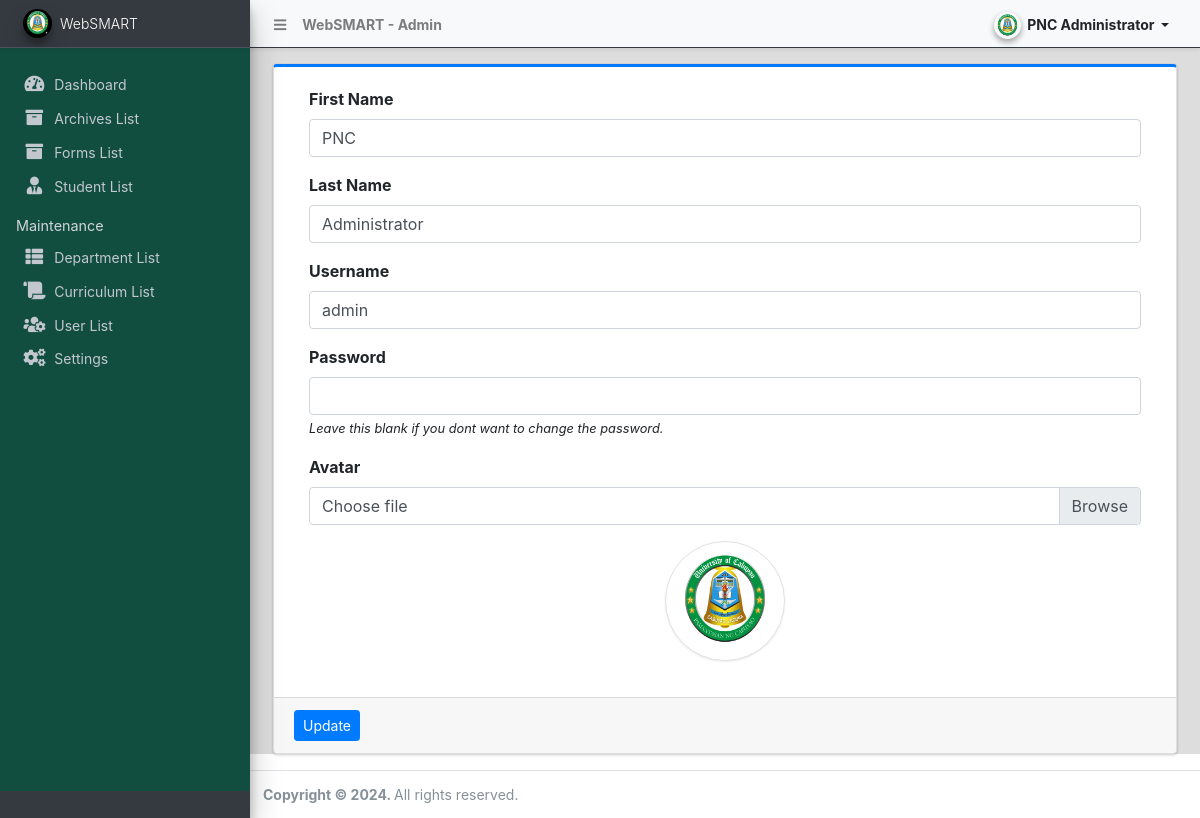
The app's page /admin/?page=user (signed in) with its own data.
### tables this page shows
CREATE TABLE `users` (
  `id` int(50) NOT NULL,
  `firstname` varchar(250) NOT NULL,
  `middlename` text DEFAULT NULL,
  `lastname` varchar(250) NOT NULL,
  `username` text NOT NULL,
  `password` text NOT NULL,
  `avatar` text DEFAULT NULL,
  `last_login` datetime DEFAULT NULL,
  `type` tinyint(1) NOT NULL DEFAULT 0,
  `status` int(1) NOT NULL DEFAULT 1 COMMENT '0=not verified, 1 = verified',
  `date_added` datetime NOT NULL DEFAULT current_timestamp(),
  `date_updated` datetime DEFAULT NULL ON UPDATE current_timestamp()
);

### classes/DBConnection.php (called while the page is built, shortened)
<?php
class DBConnection{
    private $host = DB_SERVER;
    private $username = DB_USERNAME;
    private $password = DB_PASSWORD;
    private $database = DB_NAME;
    public $conn;
    public function __construct(){
        if (!isset($this->conn)) {
            $this->conn = new mysqli($this->host, $this->username, $this->password, $this->database);
        }
    }
}
?>

### classes/SystemSettings.php (called while the page is built, shortened)
<?php
class SystemSettings extends DBConnection{
	function userdata($field = ''){
		if(!empty($field)){
			if(isset($_SESSION['userdata'][$field]))
				return $_SESSION['userdata'][$field];
			else
				return null;
		}else{
			return false;
		}
	}
}
$_settings = new SystemSettings();
?>

### config.php (called while the page is built, shortened)
<?php
require_once('classes/DBConnection.php');
require_once('classes/SystemSettings.php');
function validate_image($file){
	if(!empty($file)){
        $ex = explode('?',$file);
        $file = $ex[0];
        $param =  isset($ex[1]) ? '?'.$ex[1]  : '';
		if(is_file(base_app.$file)){
			return base_url.$file.$param;
		}else{
			return base_url.'dist/img/temp.png';
		}
	}else{
		return base_url.'dist/img/temp.png';
	}
}
?>

### admin/user/index.php (the view, shortened to what this page needs)
<?php
$user = $conn->query("SELECT * FROM users where id ='".$_settings->userdata('id')."'");
foreach($user->fetch_array() as $k =>$v){
	$meta[$k] = $v;
}
?>
<link href="https://stackpath.bootstrapcdn.com/bootstrap/4.5.2/css/bootstrap.min.css" rel="stylesheet">
<div class="card card-outline card-primary">
	<div class="card-body">
		<div class="container-fluid">
			<form action="" id="manage-user">
				<div class="form-group">
					<label for="name">First Name</label>
					<input type="text" name="firstname" id="firstname" class="form-control" value="<?php echo isset($meta['firstname']) ? $meta['firstname']: '' ?>" required>
				</div>
				<div class="form-group">
					<label for="name">Last Name</label>
					<input type="text" name="lastname" id="lastname" class="form-control" value="<?php echo isset($meta['lastname']) ? $meta['lastname']: '' ?>" required>
				</div>
				<div class="form-group">
					<label for="username">Username</label>
					<input type="text" name="username" id="username" class="form-control" value="<?php echo isset($meta['username']) ? $meta['username']: '' ?>" required  autocomplete="off">
				</div>
				<div class="form-group">
					<label for="password">Password</label>
					<input type="password" name="password" id="password" class="form-control" value="" autocomplete="off">
					<small><i>Leave this blank if you dont want to change the password.</i></small>
				</div>
				<div class="form-group">
					<label for="" class="control-label">Avatar</label>
					<div class="custom-file">
		              <label class="custom-file-label" for="customFile">Choose file</label>
		            </div>
				</div>
				<div class="form-group d-flex justify-content-center">
					<img src="<?php echo validate_image(isset($meta['avatar']) ? $meta['avatar'] :'') ?>" alt="" id="cimg" class="img-fluid img-thumbnail">
				</div>
			</form>
		</div>
	</div>
	<div class="card-footer">
			<div class="col-md-12">
				<div class="row">
					<button class="btn btn-sm btn-primary" form="manage-user">Update</button>
				</div>
			</div>
		</div>
</div>

### admin/user/index.php (style rules this page uses)
img#cimg { height: 15vh; width: 15vh; object-fit: cover; border-radius: 100% 100%; }

### records on screen
users: firstname "PNC", lastname "Administrator", username "admin", avatar (picture)

### other values on screen
$_settings->info('name') "WebSMART"
$_settings->userdata('firstname').' '.$_settings->userdata('lastname') "PNC Administrator"
$_settings->info('short_name') "WebSMART"
